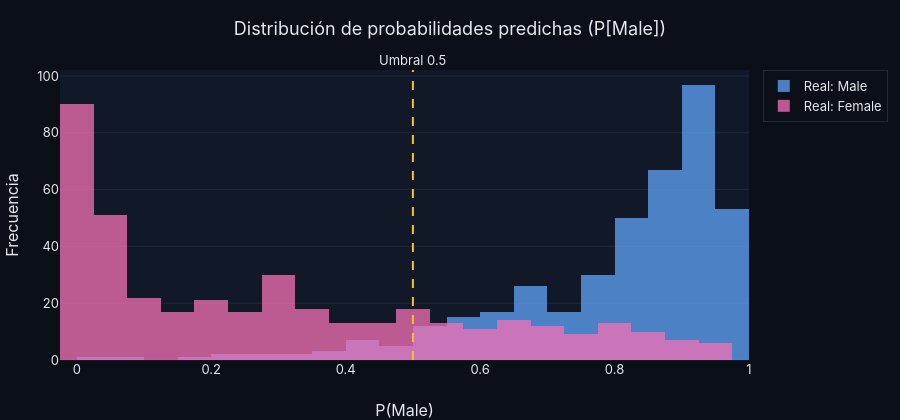

This figure's notebook cell:
### Code cell
# --- Distribución de probabilidades por clase real ---
df_proba = pd.DataFrame({
    "proba_male": y_proba,
    "real": np.where(y_test == 1, "Male", "Female"),
})

fig = go.Figure()
fig.add_histogram(x=df_proba.loc[df_proba["real"] == "Male",   "proba_male"],
                  name="Real: Male",   marker_color=COLORS["male"],
                  opacity=0.75, nbinsx=30)
fig.add_histogram(x=df_proba.loc[df_proba["real"] == "Female", "proba_male"],
                  name="Real: Female", marker_color=COLORS["female"],
                  opacity=0.75, nbinsx=30)
fig.add_vline(x=0.5, line=dict(color=COLORS["warn"], width=2, dash="dash"),
              annotation_text="Umbral 0.5", annotation_position="top")
fig.update_layout(title="Distribución de probabilidades predichas (P[Male])",
                  xaxis_title="P(Male)", yaxis_title="Frecuencia",
                  barmode="overlay", height=420)
fig.show()

### Figure 1 — Plotly figure (JSON) as saved in the notebook; plotly's stock layout.template omitted (floating-point values rounded to 4 significant figures; data arrays with more than 128 entries replaced by an {"elided": "..."} marker saying what was removed)
{"data": [{"marker": {"color": "#60a5fa"}, "name": "Real: Male", "nbinsx": 30, "opacity": 0.75, "type": "histogram", "x": {"elided": "408 float values"}}, {"marker": {"color": "#f472b6"}, "name": "Real: Female", "nbinsx": 30, "opacity": 0.75, "type": "histogram", "x": {"elided": "405 float values"}}], "layout": {"annotations": [{"showarrow": false, "text": "Umbral 0.5", "x": 0.5, "xanchor": "center", "xref": "x", "y": 1, "yanchor": "bottom", "yref": "y domain"}], "barmode": "overlay", "height": 420, "shapes": [{"line": {"color": "#fbbf24", "dash": "dash", "width": 2}, "type": "line", "x0": 0.5, "x1": 0.5, "xref": "x", "y0": 0, "y1": 1, "yref": "y domain"}], "title": {"text": "Distribución de probabilidades predichas (P[Male])"}, "xaxis": {"title": {"text": "P(Male)"}}, "yaxis": {"title": {"text": "Frecuencia"}}}}
